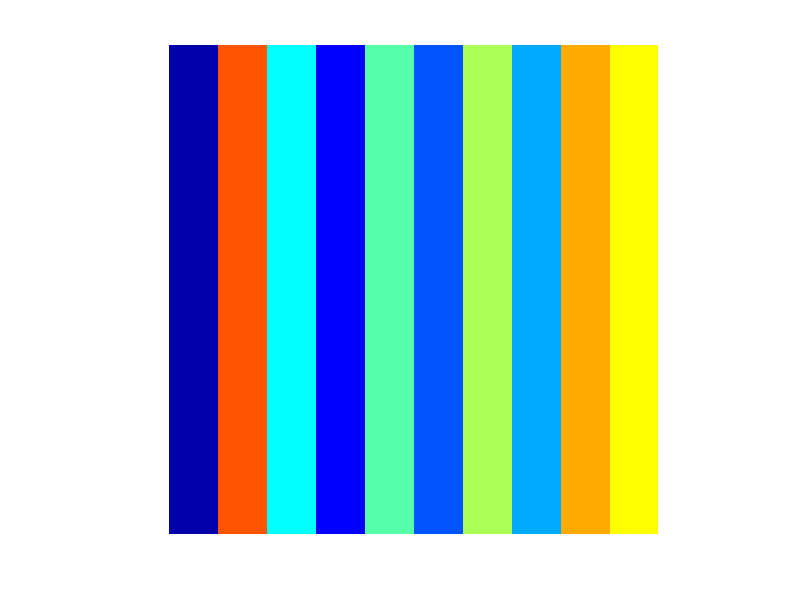

Write MATLAB code to recreate this figure. (Note: this script raises an error after producing the figure.)
%% This is a tutorial for the Remote Data Toolbox object-oriented API.
%
% This script shows how you might generate some data as part of a project
% and publish that data as an artifact to the project's remote data
% repository.
%
% This script uses a JSON file to configure a Remote Data Toolbox client
% object with things like the Url of the project's remote repository.  This
% simplifies various calls to the Remote Data Toolbox functions.
%
% You probably don't want to store your project's repository credentials in
% a JSON file, because others would be able to read it.  So before
% publishing data, this script will prompt you to enter a password into a
% dialog window.  For this demo, use the user name "test" and password
% "test123".
%
% We need to add an example here that uses a configuration structure to
% publish a collection of artifacts, not just a single artifact.  
%
% See also rdtExampleReadData, rdtPublishArtifacts
%
% Copyright (c) 2015 RemoteDataToolbox Team

clear;
clc;

%% Generate an image.

% generate some random data and save it as an image.
row = 1 + floor((0:499) / 50);
indexes = repmat(row, 500, 1);
colors = jet(10);
colors = colors(randperm(10), :);
imageData = colors(indexes, :);
imageData = reshape(imageData, 500, 500, 3);
imageFile = fullfile(tempdir(), 'demo-image.png');
imwrite(imageData, imageFile, 'png');

% view the image
imshow(imageFile)

%% Create a client object with project configuration and credentials.
client = RdtClient('brainard-archiva');
client.credentialsDialog();

%% Publish the image as an artifact.

% change to the "remote path" where we want to publish the artifact
client.crp('project-demo');

% each artifact must have a version, the default is version '1'
version = '40';

% supply the configuration, which now contains publishing credentials
artifact = client.publishArtifact(imageFile, ...
    'version', version, ...
    'description', 'This is a test image with random-colored vertical stripes.', ...
    'name', 'Dr. Stripes');

%% See metadata about the new artifact!
disp(artifact)

%% Visit the new artifact on the web!

% From the directory listing, click on png file and check that the image in
% the brwoser matches the image in the Matlab figure.
client.openBrowser(artifact);
